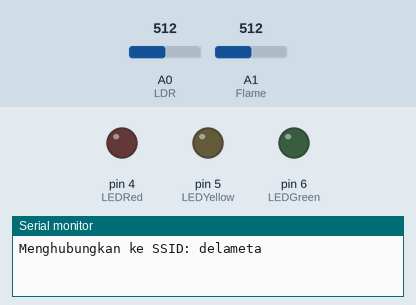
Simulated run of this sketch. Board: Arduino Uno, built for the host (arithmetic inside an expression is 32-bit, double 64-bit). Shown: output pins drawn as LEDs (lit = HIGH), the last lines printed to the serial monitor. The test bench sets the inputs (shaded band); at power-on: A0 (LDR) = 512, A1 (Flame) = 512. WiFi joins after 1.5 s; servers stay silent unless stated; uploads are accepted with an empty reply.

Above: at 0.1 s.
At 3.0 s:
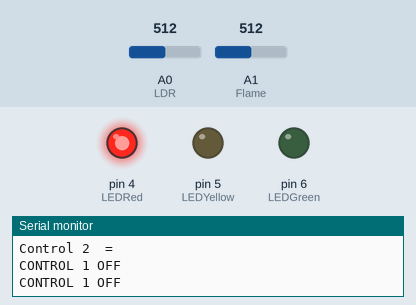
Timing chart, 0 to 4.5 s (numbered marks = the images above):
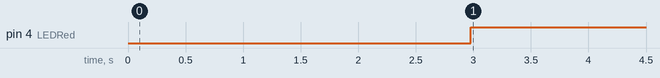

Measured:
- by itself, pin 4 (LEDRed): LOW → HIGH at 3.0 s

The sketch:

ARDUINO_ESP8266_HTTP_JSON_fiki_.ino
```cpp
#include <WiFiEsp.h>
#include <ArduinoJson.h> //6.17.3
#include <SoftwareSerial.h>

SoftwareSerial wifiSerial(2, 3); // RX, TX

char ssid[]        = "delameta";            // your network SSID (name)
char pass[]        = "bilano1407";        // your network password
int    HTTP_PORT   = 80;
String HTTP_METHOD = "GET";
char   HOST_NAME[] = "192.168.1.58"; // change to your PC's IP address
String PATH_NAME   = "/iot/data-api.php";
String getData;
int status = WL_IDLE_STATUS;     // the Wifi radio's status
int LDR = A0;
int Flame = A1;
int LEDRed = 4;
int LEDYellow = 5;
int LEDGreen = 6;

// Initialize the Ethernet client object
WiFiEspClient client;

void setup()
{
  Serial.begin(115200);
  wifiSerial.begin(9600);
  WiFi.init(&wifiSerial);
  pinMode(Flame, INPUT);
  pinMode(LDR, INPUT);
  pinMode(LEDRed, OUTPUT);
  pinMode(LEDYellow, OUTPUT);
  pinMode(LEDGreen, OUTPUT);

  // check for the presence of the shield
  if (WiFi.status() == WL_NO_SHIELD) {
    Serial.println("WiFi shield Tidak terdeteksi");
    // don't continue
    while (true);
  }

  // attempt to connect to WiFi network
  while ( status != WL_CONNECTED) {
    Serial.print("Menghubungkan ke SSID: ");
    Serial.println(ssid);
    // Connect to WPA/WPA2 network
    status = WiFi.begin(ssid, pass);
  }

  // you're connected now, so print out the data
  Serial.println("Terhubung ke jaringan!");
  printWifiStatus();
  Serial.println();
  Serial.println("Mengubungkan ke Server...");
  // if you get a connection, report back via serial
  if (client.connect(HOST_NAME, HTTP_PORT)) {
    Serial.println("Berhasil terhubung ke Server!");
  }
}

void loop()
{
  //Baca data
  String namadevice="fikinabil";
  float sensor1=analogRead(LDR);
  float sensor2=analogRead(Flame);

// make a HTTP request:
    // send HTTP header

    client.connect(HOST_NAME, HTTP_PORT);
    client.println(HTTP_METHOD + " " + PATH_NAME +
                   "?namadevice=" + String(namadevice) +
                   "&sensor1=" + String(sensor1) +
                   "&sensor2=" + String(sensor2) +
                   " HTTP/1.1");
    client.println("Host: " + String(HOST_NAME));
    client.println("Connection: close");
    client.println(); // end HTTP header

    while(client.connected()) {
      if(client.available()){
        char endOfHeaders[] = "\r\n\r\n";
        client.find(endOfHeaders);
        getData = client.readString();
        getData.trim();
        Serial.println(getData);

        //AMBIL DATA JSON
        const size_t capacity = JSON_OBJECT_SIZE(6) + 110; //cari dulu nilainya pakai Arduino Json 5 Asisten
        DynamicJsonDocument doc(capacity);
        //StaticJsonDocument<192> doc;
        DeserializationError error = deserializeJson(doc, getData);

        const char* waktu_dibaca      = doc["waktu"]; // "2021-10-12 09:18:55"
        const char* namadevice_dibaca = doc["namadevice"]; // "iwancilibur"
        const char* sensor1_dibaca    = doc["sensor1"]; // "44"
        const char* sensor2_dibaca    = doc["sensor2"]; // "40"
        const char* control1_dibaca   = doc["control1"]; // "0"
        const char* control2_dibaca   = doc["control2"]; // "0"

       //POST TO SERIAL
       Serial.print("Waktu      = ");Serial.println(waktu_dibaca);
       Serial.print("Nama Device= ");Serial.println(namadevice_dibaca);
       Serial.print("Sensor 1   = ");Serial.println(sensor1_dibaca);
       Serial.print("Sensor 2   = ");Serial.println(sensor2_dibaca);
       Serial.print("Control 1  = ");Serial.println(control1_dibaca);
       Serial.print("Control 2  = ");Serial.println(control2_dibaca);
       Serial.println();

       //LOGIKA
       if(String(control1_dibaca)=="1"){
        Serial.println("CONTROL 1 ON");
        digitalWrite(LEDGreen, HIGH);
        digitalWrite(LEDRed, LOW);
        digitalWrite(LEDYellow, LOW);
        }
        else{
        Serial.println("CONTROL 1 OFF");
        digitalWrite(LEDGreen ,LOW);
        digitalWrite(LEDRed, HIGH);
        digitalWrite(LEDYellow, LOW);
        }
        if(String(control2_dibaca)=="1"){
        Serial.println("CONTROL 1 ON");
        digitalWrite(LEDYellow, HIGH);
        digitalWrite(LEDGreen, LOW);
        digitalWrite(LEDRed, LOW);
        }
        else{
        Serial.println("CONTROL 1 OFF");
        digitalWrite(LEDYellow, LOW);
        digitalWrite(LEDGreen ,LOW);
        digitalWrite(LEDRed, HIGH);
       }
      }
    }
}


void printWifiStatus()
{
  // print the SSID of the network you're attached to
  Serial.print("SSID: ");
  Serial.println(WiFi.SSID());

  // print your WiFi shield's IP address
  IPAddress ip = WiFi.localIP();
  Serial.print("IP Address: ");
  Serial.println(ip);

  // print the received signal strength
  long rssi = WiFi.RSSI();
  Serial.print("Signal strength (RSSI):");
  Serial.print(rssi);
  Serial.println(" dBm");
}
```
